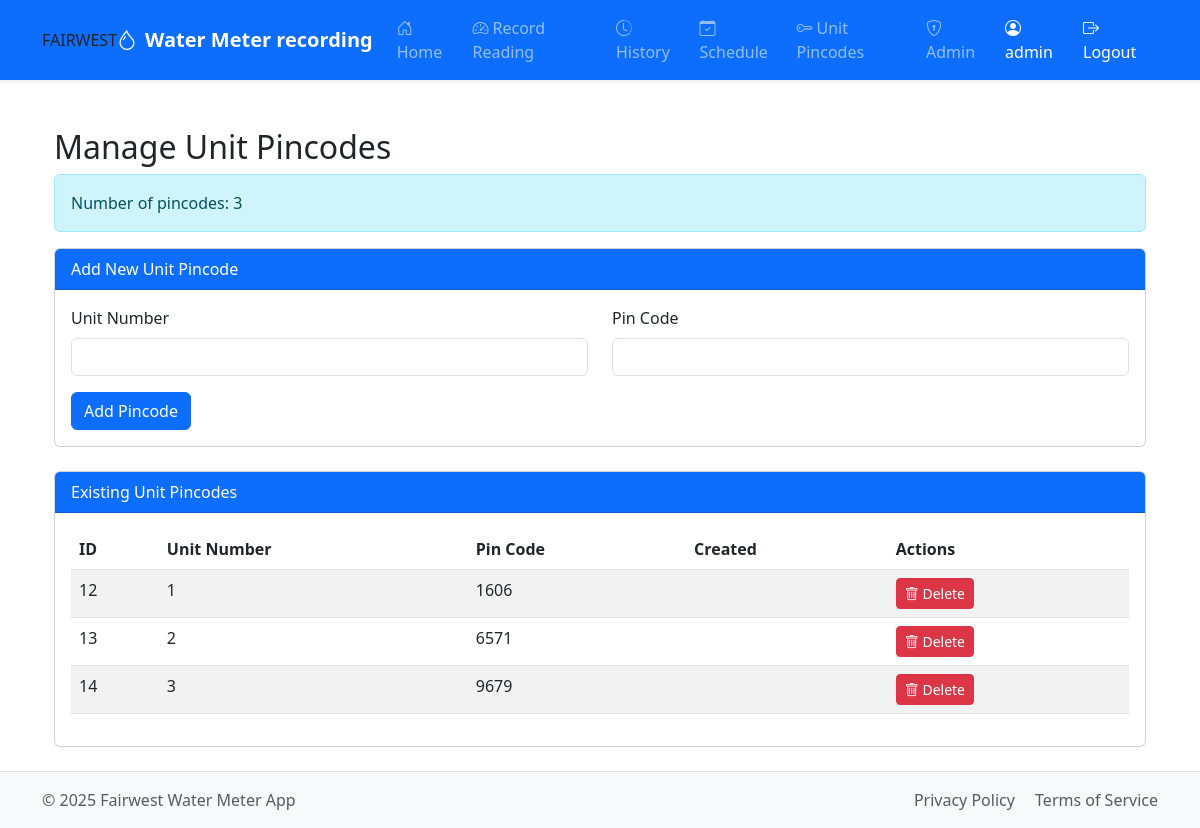
/unit_pincode (signed in), run on the app's committed database.
### tables this page shows
CREATE TABLE users (
                id INTEGER PRIMARY KEY AUTOINCREMENT,
                username TEXT UNIQUE NOT NULL,
                email TEXT UNIQUE NOT NULL,
                password TEXT NOT NULL,
                unit_number TEXT UNIQUE NOT NULL,
                is_admin INTEGER DEFAULT 0,
                created_at DATETIME DEFAULT CURRENT_TIMESTAMP
            );

CREATE TABLE "unit_pincode" (
                id INTEGER PRIMARY KEY AUTOINCREMENT,
                unit_number INTEGER UNIQUE NOT NULL,
                pin_code INTEGER NOT NULL,
                created_at DATETIME DEFAULT CURRENT_TIMESTAMP
            );

### app.py (the view, shortened to what this page needs)
@app.route('/unit_pincode', methods=['GET', 'POST'])
def unit_pincode():
    if 'user_id' not in session or not session.get('is_admin'):
        flash('🔒 Unauthorized: Admin access required.', 'danger')
        return redirect(url_for('login'))
    conn = get_db()
    cursor = conn.cursor()
    cursor.execute("SELECT * FROM unit_pincode ORDER BY unit_number")
    unit_pincodes = [dict(row) for row in cursor.fetchall()]
    conn.close()
    return render_template('unit_pincode.html', unit_pincodes=unit_pincodes)

### app.py (called while the page is built)
@app.after_request
def after_request(response):
    response.headers["Cache-Control"] = "no-cache, no-store, must-revalidate"
    response.headers["Expires"] = 0
    response.headers["Pragma"] = "no-cache"
    return response

def get_db():
    conn = sqlite3.connect("meters.db")
    conn.row_factory = sqlite3.Row  # To access columns by name
    return conn

@app.before_request
def load_user():
    g.user = None
    if 'user_id' in session:
        conn = get_db()
        cursor = conn.cursor()
        try:
            cursor.execute("SELECT username FROM users WHERE id = ?", (session['user_id'],))
            user = cursor.fetchone()
            if user:
                g.user = user['username']
        except sqlite3.Error as e:
            flash(f"Error loading user: {e}", 'danger')
        finally:
            close_db(conn)

@app.context_processor
def inject_now():
    return {'now': datetime.now()}

### templates/unit_pincode.html
{% extends "base.html" %}
{% block content %}
<div class="container mt-4">
    <h2>Manage Unit Pincodes</h2>
    <div class="alert alert-info">
        Number of pincodes: {{ unit_pincodes|length }}
    </div>
    <div class="card mb-4">
        <div class="card-header bg-primary text-white">
            Add New Unit Pincode
        </div>
        <div class="card-body">
            <form method="POST" action="{{ url_for('unit_pincode') }}">
                <div class="row">
                    <div class="col-md-6 mb-3">
                        <label for="unit_number" class="form-label">Unit Number</label>
                        <input type="text" class="form-control" id="unit_number" name="unit_number" required>
                    </div>
                    <div class="col-md-6 mb-3">
                        <label for="pin_code" class="form-label">Pin Code</label>
                        <input type="text" class="form-control" id="pin_code" name="pin_code" required>
                    </div>
                </div>
                <button type="submit" class="btn btn-primary">Add Pincode</button>
            </form>
        </div>
    </div>
    <div class="card">
        <div class="card-header bg-primary text-white">
            Existing Unit Pincodes
        </div>
        <div class="card-body">
            {% if unit_pincodes %}
                <div class="table-responsive">
                    <table class="table table-striped">
                        <thead>
                            <tr>
                                <th>ID</th>
                                <th>Unit Number</th>
                                <th>Pin Code</th>
                                <th>Created</th>
                                <th>Actions</th>
                            </tr>
                        </thead>
                        <tbody>
                            {% for pincode in unit_pincodes %}
                            <tr>
                                <td>{{ pincode.id }}</td>
                                <td>{{ pincode.unit_number }}</td>
                                <td>{{ pincode.pin_code }}</td>
                                <td>{{ pincode.formatted_date }}</td>
                                <td>
                                    <form method="POST" action="{{ url_for('delete_pincode', pincode_id=pincode.id) }}">
                                        <button type="submit" class="btn btn-danger btn-sm" onclick="return confirm('Are you sure?')">
                                            <i class="bi bi-trash"></i> Delete
                                        </button>
                                    </form>
                                </td>
                            </tr>
                            {% endfor %}
                        </tbody>
                    </table>
                </div>
            {% else %}
                <div class="alert alert-warning">
                    No pincodes found in database. Add one using the form above.
                </div>
            {% endif %}
        </div>
    </div>
</div>
{% endblock %}

### templates/base.html (shortened to what this page needs)
<!DOCTYPE html>
<html lang="en">
<head>
    <link href="https://cdn.jsdelivr.net/npm/bootstrap@5.3.0/dist/css/bootstrap.min.css" rel="stylesheet">
    <link rel="stylesheet" href="https://cdn.jsdelivr.net/npm/bootstrap-icons@1.10.0/font/bootstrap-icons.css">
    <link rel="stylesheet" href="https://cdnjs.cloudflare.com/ajax/libs/font-awesome/5.15.4/css/all.min.css">
    <link rel="stylesheet" href="{{ url_for('static', filename='style.css') }}">
</head>
<body class="d-flex flex-column min-vh-100">
    <nav class="navbar navbar-expand-lg navbar-dark bg-primary shadow-sm">
        <div class="container">
            FAIRWEST<a class="navbar-brand fw-semibold fs-5" href="{{ url_for('index') }}">
                <i class="bi bi-droplet me-2"></i>Water Meter recording
            </a>
            <div class="collapse navbar-collapse" id="navbarNav">
                <ul class="navbar-nav me-auto">
                    {% if 'user_id' in session %}
                        <li class="nav-item">
                            <a class="nav-link" href="{{ url_for('index') }}">
                                <i class="bi bi-house-door me-1"></i>Home
                            </a>
                        </li>
                        <li class="nav-item">
                            <a class="nav-link" href="{{ url_for('meter') }}">
                                <i class="bi bi-speedometer2 me-1"></i>Record Reading
                            </a>
                        </li>
                        <li class="nav-item">
                            <a class="nav-link" href="{{ url_for('history') }}">
                                <i class="bi bi-clock-history me-1"></i>History
                            </a>
                        </li>
                        <li class="nav-item">
                            <a class="nav-link" href="{{ url_for('schedule') }}">
                                <i class="bi bi-calendar-check me-1"></i>Schedule
                            </a>
                        </li>
                        {% if session.get('is_admin') %}
                            <li class="nav-item">
                                <a class="nav-link" href="{{ url_for('unit_pincode') }}">
                                    <i class="bi bi-key me-1"></i>Unit Pincodes
                                </a>
                            </li>
                            <li class="nav-item">
                                <a class="nav-link" href="{{ url_for('admin_dashboard') }}">
                                    <i class="bi bi-shield-lock me-1"></i>Admin
                                </a>
                            </li>
                        {% endif %}
                    {% endif %}
                </ul>
                <ul class="navbar-nav">
                    {% if 'user_id' in session %}
                        <li class="nav-item">
                            <span class="nav-link disabled text-white">
                                <i class="bi bi-person-circle me-1"></i>{{ session.get('username', 'User') }}
                            </span>
                        </li>
                        <li class="nav-item">
                            <a class="nav-link text-white" href="{{ url_for('logout') }}">
                                <i class="bi bi-box-arrow-right me-1"></i>Logout
                            </a>
                        </li>
                    {% endif %}
                </ul>
            </div>
        </div>
    </nav>
    <main class="container my-4 flex-grow-1">
        {% block content %}{% endblock %}
    </main>
    <footer class="bg-light mt-auto py-3 border-top">
        <div class="container">
            <div class="row">
                <div class="col-md-6 text-center text-md-start">
                    <span class="text-muted">&copy; {{ now.year }} Fairwest Water Meter App</span>
                </div>
                <div class="col-md-6 text-center text-md-end">
                    <a href="#" class="text-decoration-none text-muted me-3">Privacy Policy</a>
                    <a href="#" class="text-decoration-none text-muted">Terms of Service</a>
                </div>
            </div>
        </div>
    </footer>
</body>
</html>

### data on the page
users: get "admin"
unit_pincode: id "12", unit_number "1", pin_code "1606"
unit_pincode: id "13", unit_number "2", pin_code "6571"
unit_pincode: id "14", unit_number "3", pin_code "9679"

### other printed values
{{ unit_pincodes|length }} "3"
